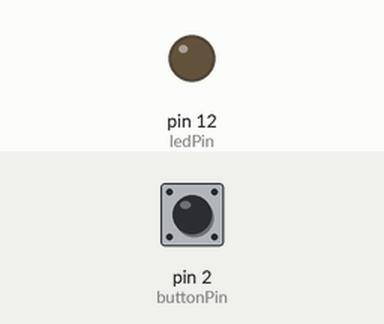
Recording of a sketch running on a simulated Arduino Uno, built with avr-gcc and run on an emulated ATmega328P. Parts: output pins drawn as LEDs (lit = HIGH). The inputs (shaded band) are chosen by the test bench; at power-on: pin 2 (buttonPin) LOW. What the sketch prints to the serial monitor is not drawn.

Above: at 1.2 s.
1.3 s: pin 2 (buttonPin) pulled HIGH for 0.15 s
At 1.38 s:
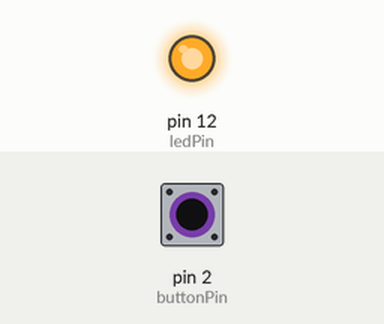
2.9 s: pin 2 (buttonPin) pulled HIGH for 3.2 s
At 6.7 s:
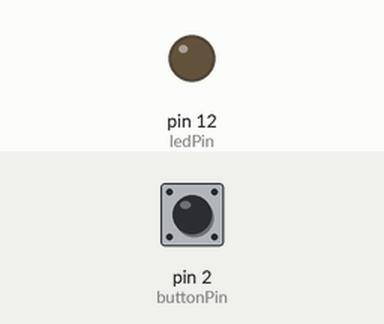
Timing chart, 0 to 8.2 s (numbered marks = the images above; inputs shaded):
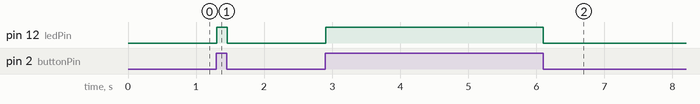

Measured:
- after the input at 1.3 s, pin 12 (ledPin): LOW → HIGH at once, → LOW 0.15 s later
- after the input at 2.9 s, pin 12 (ledPin): LOW → HIGH at once, → LOW 3.2 s later

The sketch:

2a_b.ino
```cpp
// constants won't change; they're used here to
// set pin numbers:
const int buttonPin = 2; // the number of the pushbutton pin
const int ledPin = 12; // the number of the LED pin
// variables will change:
int buttonStatus = 0; // variable for reading the pushbutton status
void setup() {
  // initialize the LED pin as an output:
  pinMode(ledPin, OUTPUT);
  // initialize the pushbutton pin as an input:
  pinMode(buttonPin, INPUT);
  Serial.begin(9600);
}
void loop(){
  // read the status of the pushbutton value:
  buttonStatus = digitalRead(buttonPin);
  // check if the pushbutton is pressed
  // if it is, the buttonEvent is HIGH:
  Serial.println(buttonStatus);
  if (buttonStatus == HIGH) {
    // turn LED on:
    digitalWrite(ledPin,HIGH);
  }
  else {
    // turn LED off:
    digitalWrite(ledPin, LOW);
  }
}
```
